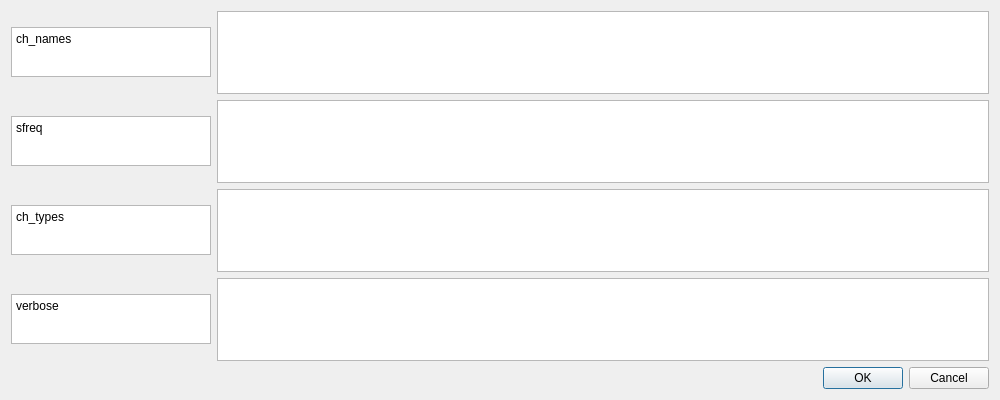
<?xml version="1.0" encoding="UTF-8"?>
<ui version="4.0">
 <class>Dialog</class>
 <widget class="QDialog" name="Dialog">
  <property name="geometry">
   <rect>
    <x>0</x>
    <y>0</y>
    <width>1000</width>
    <height>400</height>
   </rect>
  </property>
  <property name="maximumSize">
   <size>
    <width>1000</width>
    <height>400</height>
   </size>
  </property>
  <property name="windowTitle">
   <string>Dialog</string>
  </property>
  <layout class="QGridLayout" name="gridLayout">
   <item row="1" column="0">
    <layout class="QGridLayout" name="gridLayout_2">
     <item row="2" column="0">
      <widget class="QTextBrowser" name="textBrowser_3">
       <property name="maximumSize">
        <size>
         <width>200</width>
         <height>50</height>
        </size>
       </property>
       <property name="html">
        <string>&lt;!DOCTYPE HTML PUBLIC &quot;-//W3C//DTD HTML 4.0//EN&quot; &quot;http://www.w3.org/TR/REC-html40/strict.dtd&quot;&gt;
&lt;html&gt;&lt;head&gt;&lt;meta name=&quot;qrichtext&quot; content=&quot;1&quot; /&gt;&lt;style type=&quot;text/css&quot;&gt;
p, li { white-space: pre-wrap; }
&lt;/style&gt;&lt;/head&gt;&lt;body style=&quot; font-family:'Sans Serif'; font-size:9pt; font-weight:400; font-style:normal;&quot;&gt;
&lt;p style=&quot; margin-top:0px; margin-bottom:0px; margin-left:0px; margin-right:0px; -qt-block-indent:0; text-indent:0px;&quot;&gt;ch_types&lt;/p&gt;&lt;/body&gt;&lt;/html&gt;</string>
       </property>
      </widget>
     </item>
     <item row="1" column="0">
      <widget class="QTextBrowser" name="textBrowser_2">
       <property name="maximumSize">
        <size>
         <width>200</width>
         <height>50</height>
        </size>
       </property>
       <property name="html">
        <string>&lt;!DOCTYPE HTML PUBLIC &quot;-//W3C//DTD HTML 4.0//EN&quot; &quot;http://www.w3.org/TR/REC-html40/strict.dtd&quot;&gt;
&lt;html&gt;&lt;head&gt;&lt;meta name=&quot;qrichtext&quot; content=&quot;1&quot; /&gt;&lt;style type=&quot;text/css&quot;&gt;
p, li { white-space: pre-wrap; }
&lt;/style&gt;&lt;/head&gt;&lt;body style=&quot; font-family:'Sans Serif'; font-size:9pt; font-weight:400; font-style:normal;&quot;&gt;
&lt;p style=&quot; margin-top:0px; margin-bottom:0px; margin-left:0px; margin-right:0px; -qt-block-indent:0; text-indent:0px;&quot;&gt;sfreq&lt;/p&gt;&lt;/body&gt;&lt;/html&gt;</string>
       </property>
      </widget>
     </item>
     <item row="0" column="0">
      <widget class="QTextBrowser" name="textBrowser">
       <property name="maximumSize">
        <size>
         <width>200</width>
         <height>50</height>
        </size>
       </property>
       <property name="html">
        <string>&lt;!DOCTYPE HTML PUBLIC &quot;-//W3C//DTD HTML 4.0//EN&quot; &quot;http://www.w3.org/TR/REC-html40/strict.dtd&quot;&gt;
&lt;html&gt;&lt;head&gt;&lt;meta name=&quot;qrichtext&quot; content=&quot;1&quot; /&gt;&lt;style type=&quot;text/css&quot;&gt;
p, li { white-space: pre-wrap; }
&lt;/style&gt;&lt;/head&gt;&lt;body style=&quot; font-family:'Sans Serif'; font-size:9pt; font-weight:400; font-style:normal;&quot;&gt;
&lt;p style=&quot; margin-top:0px; margin-bottom:0px; margin-left:0px; margin-right:0px; -qt-block-indent:0; text-indent:0px;&quot;&gt;ch_names&lt;/p&gt;&lt;/body&gt;&lt;/html&gt;</string>
       </property>
      </widget>
     </item>
     <item row="3" column="0">
      <widget class="QTextBrowser" name="textBrowser_4">
       <property name="maximumSize">
        <size>
         <width>200</width>
         <height>50</height>
        </size>
       </property>
       <property name="html">
        <string>&lt;!DOCTYPE HTML PUBLIC &quot;-//W3C//DTD HTML 4.0//EN&quot; &quot;http://www.w3.org/TR/REC-html40/strict.dtd&quot;&gt;
&lt;html&gt;&lt;head&gt;&lt;meta name=&quot;qrichtext&quot; content=&quot;1&quot; /&gt;&lt;style type=&quot;text/css&quot;&gt;
p, li { white-space: pre-wrap; }
&lt;/style&gt;&lt;/head&gt;&lt;body style=&quot; font-family:'Sans Serif'; font-size:9pt; font-weight:400; font-style:normal;&quot;&gt;
&lt;p style=&quot; margin-top:0px; margin-bottom:0px; margin-left:0px; margin-right:0px; -qt-block-indent:0; text-indent:0px;&quot;&gt;verbose&lt;/p&gt;&lt;/body&gt;&lt;/html&gt;</string>
       </property>
      </widget>
     </item>
     <item row="0" column="1">
      <widget class="QTextEdit" name="ch_names"/>
     </item>
     <item row="1" column="1">
      <widget class="QTextEdit" name="sfreq"/>
     </item>
     <item row="2" column="1">
      <widget class="QTextEdit" name="ch_types"/>
     </item>
     <item row="3" column="1">
      <widget class="QTextEdit" name="verbose"/>
     </item>
     <item row="4" column="1">
      <widget class="QDialogButtonBox" name="buttonBox">
       <property name="orientation">
        <enum>Qt::Horizontal</enum>
       </property>
       <property name="standardButtons">
        <set>QDialogButtonBox::Cancel|QDialogButtonBox::Ok</set>
       </property>
      </widget>
     </item>
    </layout>
   </item>
  </layout>
 </widget>
 <resources/>
 <connections>
  <connection>
   <sender>buttonBox</sender>
   <signal>accepted()</signal>
   <receiver>Dialog</receiver>
   <slot>accept()</slot>
   <hints>
    <hint type="sourcelabel">
     <x>248</x>
     <y>254</y>
    </hint>
    <hint type="destinationlabel">
     <x>157</x>
     <y>274</y>
    </hint>
   </hints>
  </connection>
  <connection>
   <sender>buttonBox</sender>
   <signal>rejected()</signal>
   <receiver>Dialog</receiver>
   <slot>reject()</slot>
   <hints>
    <hint type="sourcelabel">
     <x>316</x>
     <y>260</y>
    </hint>
    <hint type="destinationlabel">
     <x>286</x>
     <y>274</y>
    </hint>
   </hints>
  </connection>
 </connections>
</ui>
